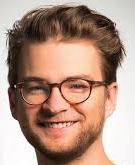
#> input picture man.png, 135 x 165 px, found by its file name
$ jupyter execute Hybrid_images.ipynb
#> lines starting #> are read from the running program, lines starting #| are printed output that depends on the picture
[cell 1]
import cv2
import numpy as np
from google.colab.patches import cv2_imshow  # Import cv2_imshow for displaying images in Colab

def create_hybrid_image(image1_path, image2_path, sigma1=1.0, sigma2=4.0):  # Reduced sigma1 for less blur
    # Load images
#> called with image1_path = '/content/drive/MyDrive/man.png', image2_path = '/content/drive/MyDrive/men.png', sigma1 = 1, sigma2 = 4
    img1 = cv2.imread(image1_path)
#> img1 is the input picture: shape (165, 135, 3); mean B, G, R 132.2, 148.5, 178.9
    img2 = cv2.imread(image2_path)
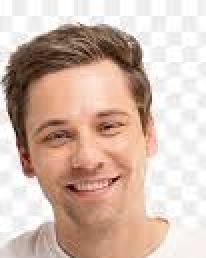
#> input picture men.png, 103 x 129 px, found by its file name (shown 2 times larger)
#> img2 is the input picture: shape (129, 103, 3); mean B, G, R 172.7, 185.8, 210.1

    # Check if images are loaded correctly
    if img1 is None:
        print(f"Error: Could not load image at {image1_path}")
        return None, None, None
    if img2 is None:
        print(f"Error: Could not load image at {image2_path}")
        return None, None, None

    # Resize images to the same dimensions
    img2_resized = cv2.resize(img2, (img1.shape[1], img1.shape[0]))
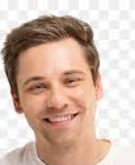
#> img2_resized: shape (165, 135, 3); mean B, G, R 172.6, 185.7, 210

    # Convert images to grayscale
    img1_gray = cv2.cvtColor(img1, cv2.COLOR_BGR2GRAY)
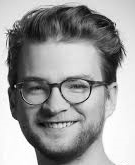
#> img1_gray: shape (165, 135); min 2, max 255, mean 155.8
    img2_gray = cv2.cvtColor(img2_resized, cv2.COLOR_BGR2GRAY)
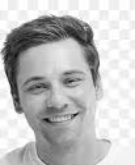
#> img2_gray: shape (165, 135); min 14, max 255, mean 191.5

    # Apply Gaussian blur to create the low-frequency image (less blur)
    low_freq = cv2.GaussianBlur(img1_gray, (0, 0), sigma1)
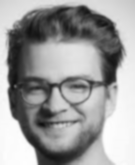
#> low_freq: shape (165, 135); min 15, max 254, mean 155.8

    # Create high-frequency image by subtracting a less blurred version from the original
    blurred_high_freq = cv2.GaussianBlur(img2_gray, (0, 0), sigma2)
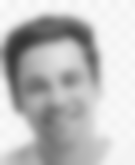
#> blurred_high_freq: shape (165, 135); min 52, max 252, mean 191.4
    high_freq = cv2.subtract(img2_gray, blurred_high_freq)
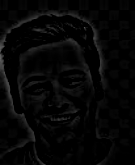
#> high_freq: shape (165, 135); min 0, max 98, mean 6.1

    # Clip the high-frequency values to be in the 0-255 range
    high_freq = cv2.normalize(high_freq, None, 0, 255, cv2.NORM_MINMAX)
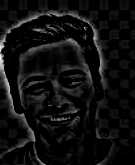
#> high_freq: shape (165, 135); min 0, max 255, mean 16

    # Combine the low and high frequencies to create the hybrid image
    hybrid = cv2.add(low_freq, high_freq)
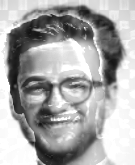
#> hybrid: shape (165, 135); min 16, max 255, mean 169.3

    # Normalize the hybrid image to fit in the 0-255 range
    hybrid = cv2.normalize(hybrid, None, 0, 255, cv2.NORM_MINMAX)

    return low_freq, high_freq, hybrid

# Paths to your images
boy_image_path = '/content/drive/MyDrive/man.png'  # Replace with the path to the boy's image
girl_image_path = '/content/drive/MyDrive/men.png'  # Replace with the path to the girl's image

# Create hybrid images
low_freq_img, high_freq_img, hybrid_img = create_hybrid_image(boy_image_path, girl_image_path)

# Save the images
if low_freq_img is not None:
    cv2.imwrite('low_freq_image.jpg', low_freq_img)
    cv2.imwrite('high_freq_image.jpg', high_freq_img)
    cv2.imwrite('hybrid_image.jpg', hybrid_img)

    # Display the images using cv2_imshow
    print("Low Frequency Image:")
    cv2_imshow(low_freq_img)

    print("High Frequency Image:")
    cv2_imshow(high_freq_img)

    print("Hybrid Image:")
    cv2_imshow(hybrid_img)
